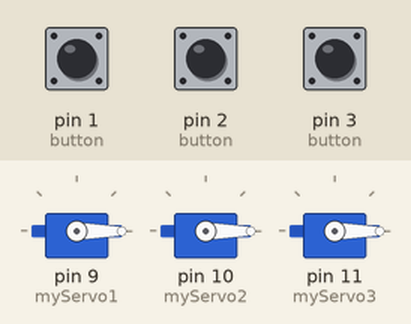
This sketch was run on a simulated Arduino Uno, built with avr-gcc and run on an emulated ATmega328P. Parts: 3 × servo. Inputs (shaded band) come from the test bench; at power-on: pin 1 (button) LOW, pin 2 (button) LOW, pin 3 (button) LOW.

Above: at 1.2 s.
1.3 s: pin 1 (button) driven HIGH
At 2.1 s:
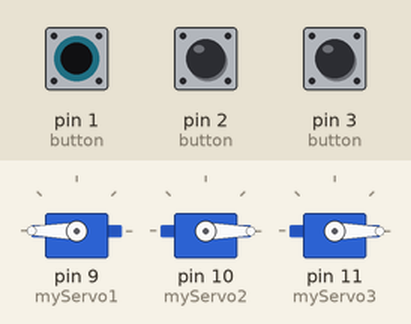
2.8 s: pin 2 (button) driven HIGH
At 3.3 s:
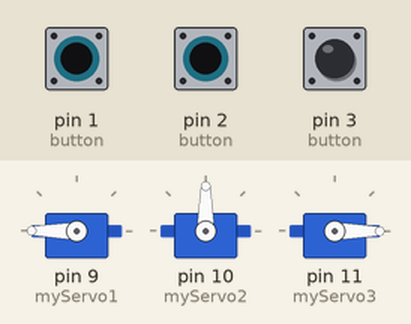
4.3 s: pin 3 (button) driven HIGH
At 5.5 s:
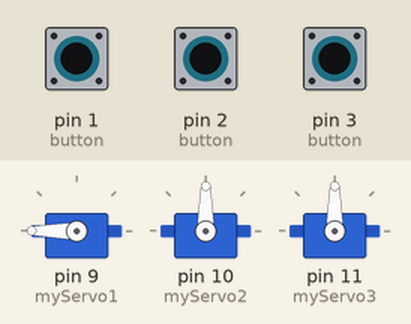
5.8 s: pin 1 (button) driven LOW
At 6.7 s:
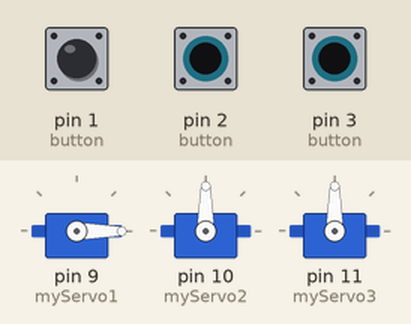
7.3 s: pin 2 (button) driven LOW
At 7.9 s:
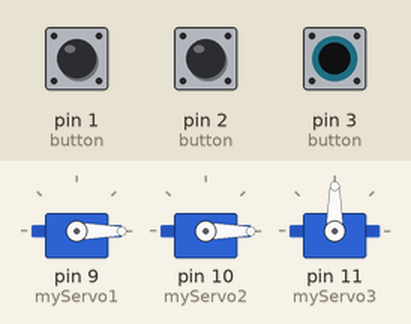
8.8 s: pin 1 (button) driven HIGH
At 10.2 s:
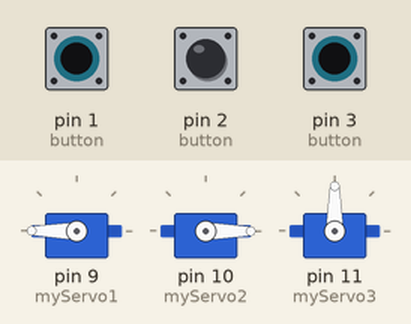
Timing chart, 0 to 11.3 s (numbered marks = the images above; inputs shaded):
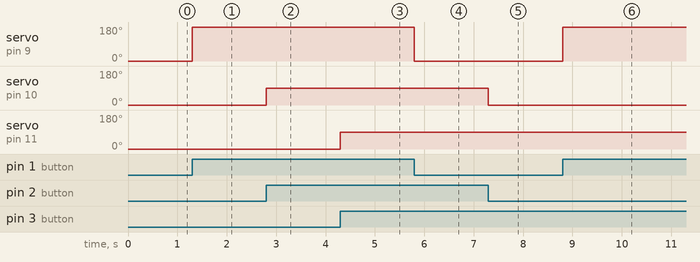

The sketch:

Robot_Arm_3_Servo.ino
```cpp
#include <Servo.h>
Servo myServo1;
Servo myServo2;
Servo myServo3;

void setup () {
  myServo1.attach(9);
  myServo2.attach(10);
  myServo3.attach(11);
  pinMode(3, INPUT);
  pinMode(2, INPUT);
  pinMode(1, INPUT);
}

void loop () {
  if (digitalRead(1) == HIGH) {
    myServo1.write(180);
  }
  else {myServo1.write(0);
  }

  if (digitalRead(2) == HIGH) {
    myServo2.write(90);
  }
  else {myServo2.write(0);
  }
  if (digitalRead(3) == HIGH) {
    myServo3.write(90);
  }
  else {myServo3.write(0);
  }
}  
```

Measured:
- after the input at 1.3 s, servo on pin 9 (myServo1): 0° → 180° at once
- after the input at 2.8 s, servo on pin 10 (myServo2): 0° → 90° at once
- after the input at 4.3 s, servo on pin 11 (myServo3): 0° → 90° at once
- after the input at 5.8 s, servo on pin 9 (myServo1): 180° → 0° at once
- after the input at 7.3 s, servo on pin 10 (myServo2): 90° → 0° at once
- after the input at 8.8 s, servo on pin 9 (myServo1): 0° → 180° at once
